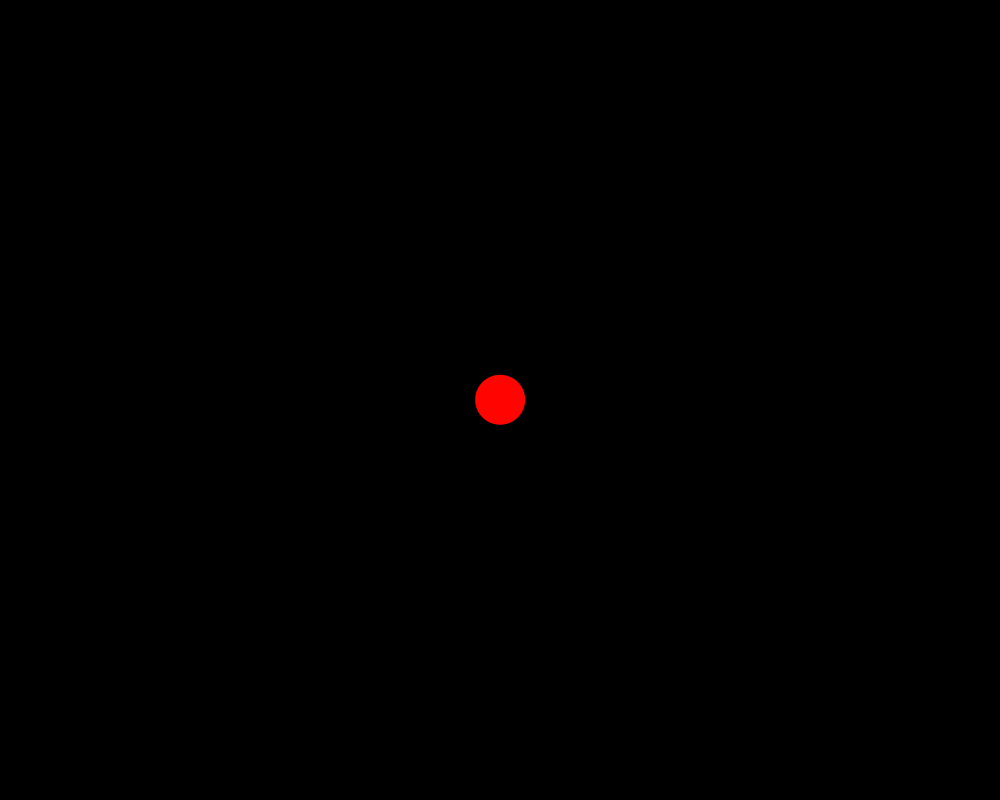
Frame 1 (no input)
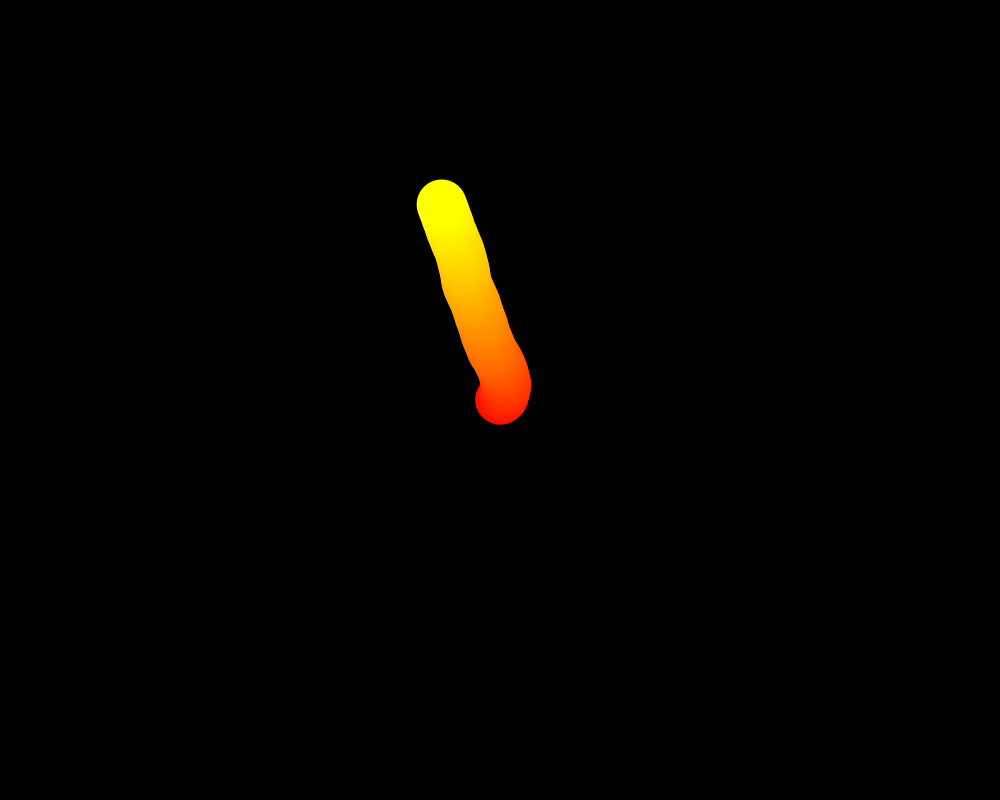
Frame 60 (the mouse pressed at the canvas centre just before this capture)
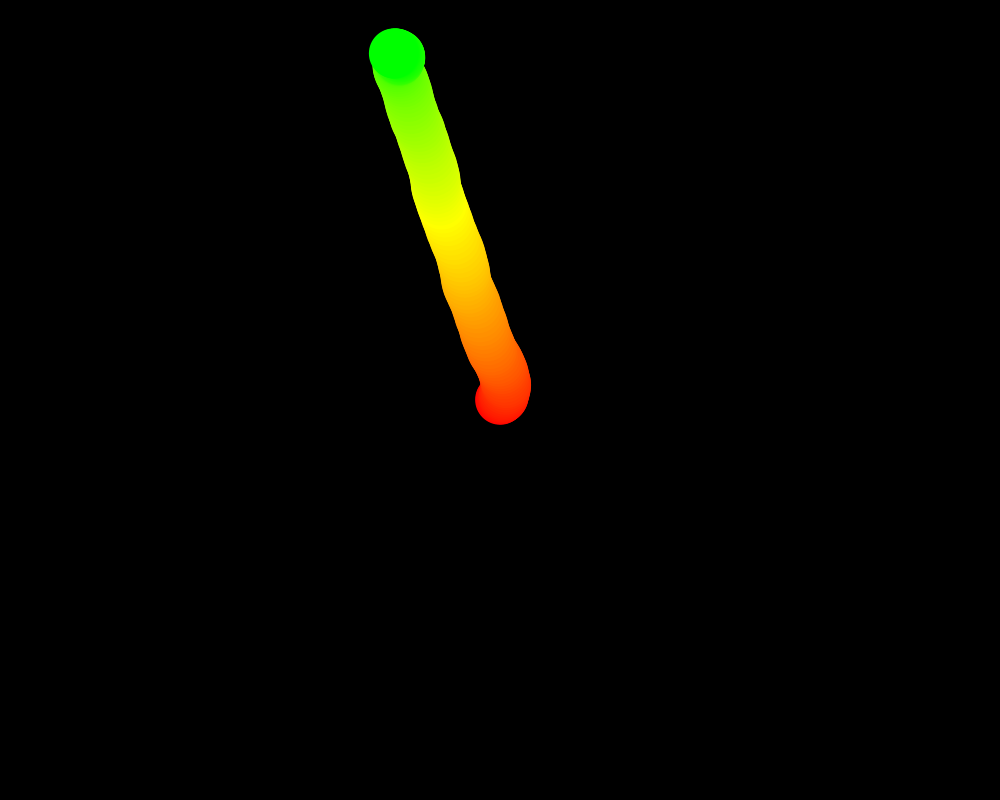
Frame 120 (the mouse held since frame 60 and released just before this capture)

The Processing sketch that drew these frames (run headless with seeded random() and noise(); from frame 60 on, the mouse is pressed at the canvas centre):

// Processing sketch: Wanderer
// ── Wanderer.pde
float x, y; //Location
float Vx, Vy; //Velocity
float ax, ay; //Acceleration
float sz = 50;

void setup () {
  background (0);
  noStroke ();
  size (1000, 800);
  colorMode (HSB, 360, 100, 100, 100);
  x = width/2;
  y = height/2;
  Vx = 0;
  Vy = 0;
}

void draw () {
  fill (frameCount%360, 100, 100, 100);

  ax = random (-.5, .5);
  ay = random (-.5, .5);
  
  Vx += ax;
  Vy += ay;

  x += Vx;
  y += Vy;

  if (x+sz/2 < 0) {
    x = width +sz/2;
  }

  if (x-sz/2 > width) {
    x = -sz/2;
  }

  if (y+sz/2 < 0) {
    y = height +sz/2;
  }

  if (y-sz/2 > height) {
    y = -sz/2;
  }
  
  ellipse (x, y, sz, sz);
}
